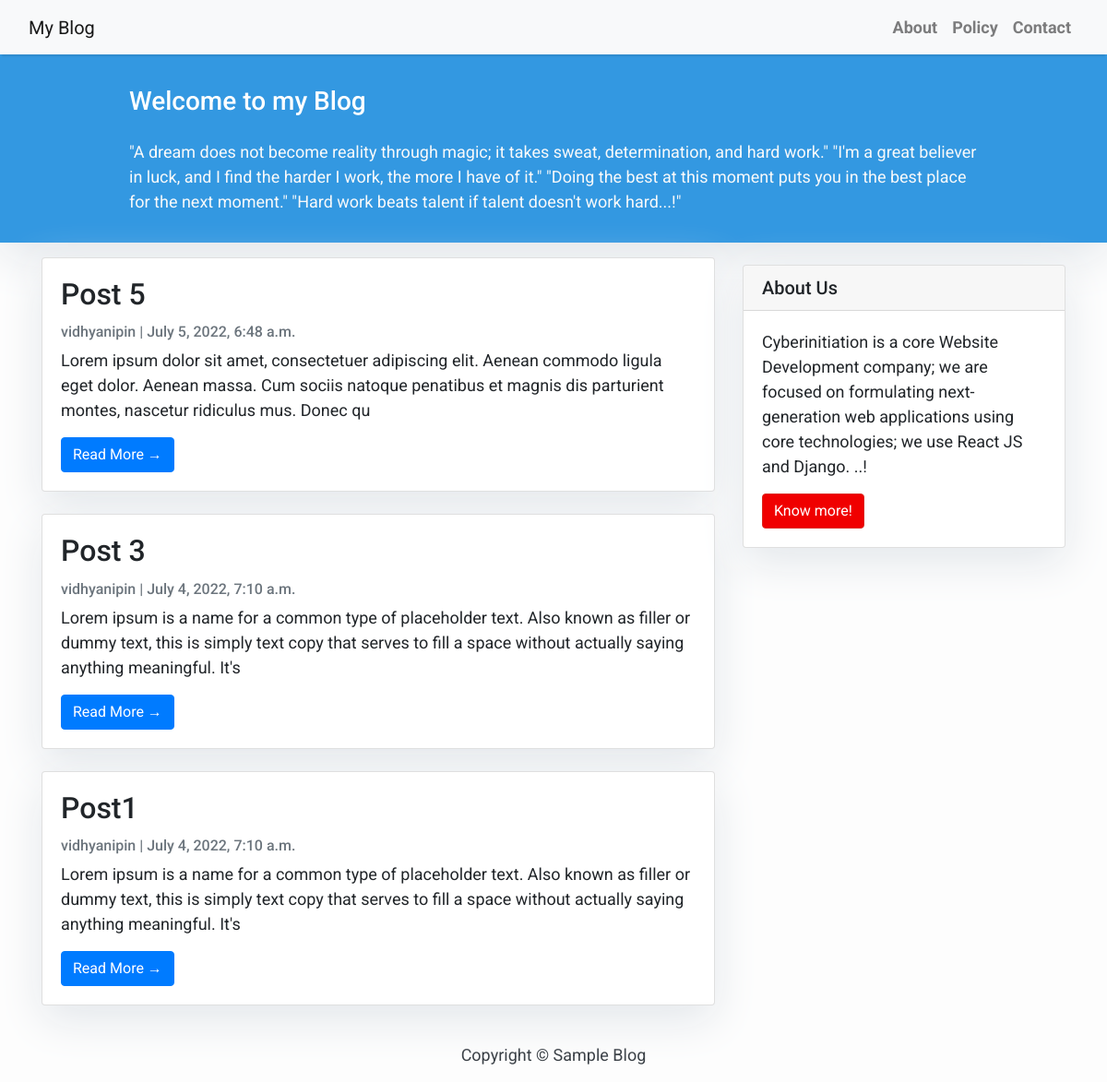
The page /myblog/index/ on the database its author committed.
### myblog/models.py (models this page shows, shortened)
class BlogPost(models.Model):
    title = models.CharField(max_length=200, unique=True)
    slug = models.SlugField(max_length=200, unique=True)
    author = models.ForeignKey(settings.AUTH_USER_MODEL, on_delete=models.CASCADE, related_name='blog_posts')
    content = models.TextField()
    updated_on = models.DateTimeField(auto_now=True)
    created_on = models.DateTimeField(auto_now_add=True)
    status = models.IntegerField(choices=STATUS, default=0)
    class Meta:
        ordering = ['-created_on']

### myblog/views.py (the view)
# urls.py: path('index/', views.postlist, name='index'),
def postlist(request):
    template = 'myblog/index.html'
    queryset = BlogPost.objects.filter(status=1).order_by('-created_on')
    return render(request, template, {'queryset': queryset})

### templates/myblog/index.html (shortened to what this page needs)
{% extends 'myblog/base.html' %}
{% block content %}
<header class="masthead">
    <div class="container">
        <div class="row">
            <div class=" col-md-8 col-md-10 mx-auto">
                <div class="site-heading">
                    <h3 class=" site-heading my-4 mt-3 text-white"> Welcome to my Blog </h3>
                    <p class="text-light">"A dream does not become reality through magic; it takes sweat,
                        determination, and hard work." "I'm a great believer in luck, and I find the harder
                        I work, the more I have of it." "Doing the best at this moment
                        puts you in the best place for the next moment." "Hard work beats talent if talent
                        doesn't work hard...!" &nbsp
                    </p>
                </div>
            </div>
        </div>
    </div>
</header>
<div class="container">
    <div class="row">
        <div class="col-md-8 mt-3 left">
            {% for post in queryset %}
            <div class="card mb-4">
                <div class="card-body">
                    <h2 class="card-title">{{ post.title }}</h2>
                    <p class="card-text text-muted h6">{{ post.author }} | {{ post.created_on}} </p>
                    <p class="card-text">{{post.content|slice:":200" }}</p>
                    <a href="{% url 'post_detail' post.slug  %}" class="btn btn-primary">Read More &rarr;</a>
                </div>
            </div>
            {% endfor %}
        </div>
        {% block sidebar %} {% include 'myblog/sidebar.html' %} {% endblock sidebar %}
    </div>
</div>
{%endblock%}

### templates/myblog/base.html (style rules this page uses)
body { font-family: "Roboto", sans-serif; font-size: 17px; background-color: #fdfdfd; }
.masthead { background: #3398E1; height: auto; padding-bottom: 15px; box-shadow: 0 16px 48px #E3E7EB; padding-top: 10px; }

### templates/myblog/index.html (style rules this page uses)
body { font-family: "Roboto", sans-serif; font-size: 18px; background-color: #fdfdfd; }
.card { box-shadow: 0 16px 48px #E3E7EB; }

### templates/myblog/sidebar.html (style rules this page uses)
.card { box-shadow: 0 16px 48px #E3E7EB; }

### rows shown on the page
BlogPost: title "Post 5", author "vidhyanipin", created_on "July 5, 2022, 6:48 a.m.", content "Lorem ipsum dolor sit amet, consectetuer adipiscing elit. Aenean commodo ligula eget dolor. Aenean massa. Cum sociis natoque penatibus et magnis dis parturient montes, nascetur ridiculus mus. Donec qu"
BlogPost: title "Post 3", author "vidhyanipin", created_on "July 4, 2022, 7:10 a.m.", content "Lorem ipsum is a name for a common type of placeholder text. Also known as filler or dummy text, this is simply text copy that serves to fill a space without actually saying anything meaningful. It's"
BlogPost: title "Post1", author "vidhyanipin", created_on "July 4, 2022, 7:10 a.m.", content "Lorem ipsum is a name for a common type of placeholder text. Also known as filler or dummy text, this is simply text copy that serves to fill a space without actually saying anything meaningful. It's"
